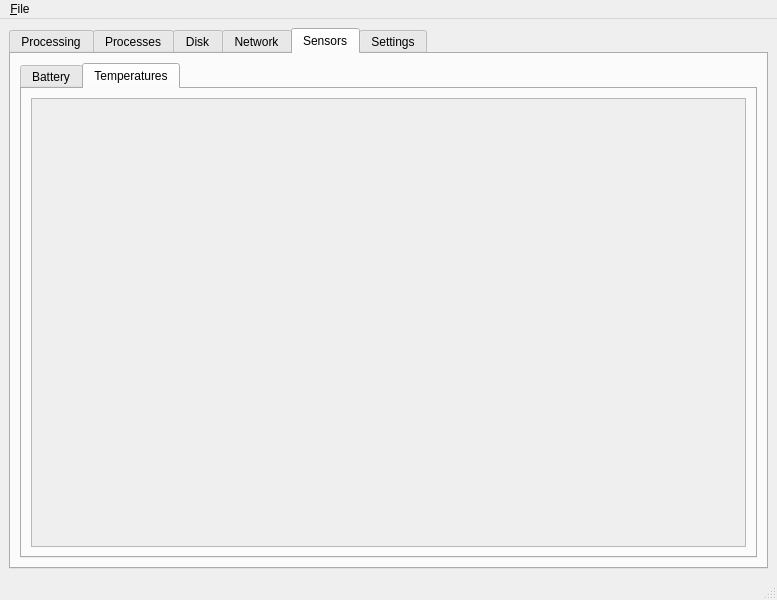
<?xml version="1.0" encoding="UTF-8"?>
<ui version="4.0">
 <class>rsrc</class>
 <widget class="QMainWindow" name="rsrc">
  <property name="geometry">
   <rect>
    <x>0</x>
    <y>0</y>
    <width>777</width>
    <height>600</height>
   </rect>
  </property>
  <property name="windowTitle">
   <string>Hydrogenous Resource Monitor</string>
  </property>
  <widget class="QWidget" name="centralwidget">
   <layout class="QGridLayout" name="gridLayout_2">
    <item row="0" column="2">
     <layout class="QGridLayout" name="gridLayout"/>
    </item>
    <item row="1" column="2">
     <widget class="QTabWidget" name="tabWidget">
      <property name="currentIndex">
       <number>4</number>
      </property>
      <widget class="QWidget" name="processing">
       <attribute name="title">
        <string>Processing</string>
       </attribute>
       <layout class="QGridLayout" name="gridLayout_7">
        <item row="0" column="0">
         <widget class="QScrollArea" name="scrollArea">
          <property name="widgetResizable">
           <bool>true</bool>
          </property>
          <widget class="QWidget" name="scrollAreaWidgetContents">
           <property name="geometry">
            <rect>
             <x>0</x>
             <y>0</y>
             <width>735</width>
             <height>479</height>
            </rect>
           </property>
           <layout class="QGridLayout" name="gridLayout_4">
            <item row="0" column="0">
             <layout class="QGridLayout" name="gridLayout_3">
              <item row="0" column="0">
               <layout class="QGridLayout" name="gridLayout_5">
                <item row="1" column="0">
                 <widget class="QGroupBox" name="swap_box">
                  <property name="minimumSize">
                   <size>
                    <width>200</width>
                    <height>200</height>
                   </size>
                  </property>
                  <property name="title">
                   <string>Swap</string>
                  </property>
                  <layout class="QGridLayout" name="gridLayout_8">
                   <item row="0" column="0">
                    <layout class="QGridLayout" name="swap_percent"/>
                   </item>
                  </layout>
                 </widget>
                </item>
                <item row="0" column="0">
                 <widget class="QGroupBox" name="ram_box">
                  <property name="minimumSize">
                   <size>
                    <width>200</width>
                    <height>200</height>
                   </size>
                  </property>
                  <property name="title">
                   <string>Memory</string>
                  </property>
                  <layout class="QGridLayout" name="gridLayout_10">
                   <item row="0" column="0">
                    <layout class="QGridLayout" name="ram_percent"/>
                   </item>
                  </layout>
                 </widget>
                </item>
               </layout>
              </item>
              <item row="0" column="1">
               <widget class="QGroupBox" name="cpu_box">
                <property name="minimumSize">
                 <size>
                  <width>200</width>
                  <height>200</height>
                 </size>
                </property>
                <property name="title">
                 <string>CPU</string>
                </property>
                <layout class="QGridLayout" name="gridLayout_9">
                 <item row="0" column="0">
                  <layout class="QGridLayout" name="cpu"/>
                 </item>
                </layout>
               </widget>
              </item>
             </layout>
            </item>
           </layout>
          </widget>
         </widget>
        </item>
       </layout>
      </widget>
      <widget class="QWidget" name="processes">
       <attribute name="title">
        <string>Processes</string>
       </attribute>
       <layout class="QGridLayout" name="gridLayout_17">
        <item row="0" column="0">
         <layout class="QGridLayout" name="gridLayout_16">
          <item row="0" column="0">
           <widget class="QTabWidget" name="tabWidget_4">
            <property name="currentIndex">
             <number>0</number>
            </property>
            <widget class="QWidget" name="all">
             <attribute name="title">
              <string>All</string>
             </attribute>
             <layout class="QGridLayout" name="gridLayout_45">
              <item row="0" column="0">
               <layout class="QGridLayout" name="gridLayout_44">
                <item row="1" column="0">
                 <widget class="QPushButton" name="deselect_all">
                  <property name="text">
                   <string>Deselect</string>
                  </property>
                 </widget>
                </item>
                <item row="0" column="0">
                 <widget class="QTableView" name="tasks"/>
                </item>
               </layout>
              </item>
             </layout>
            </widget>
           </widget>
          </item>
         </layout>
        </item>
       </layout>
      </widget>
      <widget class="QWidget" name="disk">
       <attribute name="title">
        <string>Disk</string>
       </attribute>
       <layout class="QGridLayout" name="gridLayout_25">
        <item row="0" column="0">
         <layout class="QGridLayout" name="gridLayout_24">
          <item row="0" column="0">
           <widget class="QTabWidget" name="disk_sub">
            <property name="currentIndex">
             <number>1</number>
            </property>
            <widget class="QWidget" name="info">
             <attribute name="title">
              <string>Info.</string>
             </attribute>
             <layout class="QGridLayout" name="gridLayout_33">
              <item row="0" column="0">
               <widget class="QScrollArea" name="scrollArea_4">
                <property name="widgetResizable">
                 <bool>true</bool>
                </property>
                <widget class="QWidget" name="scrollAreaWidgetContents_4">
                 <property name="geometry">
                  <rect>
                   <x>0</x>
                   <y>0</y>
                   <width>98</width>
                   <height>28</height>
                  </rect>
                 </property>
                 <layout class="QGridLayout" name="gridLayout_30">
                  <item row="0" column="0">
                   <layout class="QGridLayout" name="gridLayout_26"/>
                  </item>
                 </layout>
                </widget>
               </widget>
              </item>
             </layout>
            </widget>
            <widget class="QWidget" name="monitor">
             <attribute name="title">
              <string>Monitor</string>
             </attribute>
             <layout class="QGridLayout" name="gridLayout_31">
              <item row="0" column="0">
               <widget class="QScrollArea" name="scrollArea_3">
                <property name="widgetResizable">
                 <bool>true</bool>
                </property>
                <widget class="QWidget" name="scrollAreaWidgetContents_3">
                 <property name="geometry">
                  <rect>
                   <x>0</x>
                   <y>0</y>
                   <width>711</width>
                   <height>428</height>
                  </rect>
                 </property>
                 <layout class="QGridLayout" name="gridLayout_39">
                  <item row="0" column="0">
                   <layout class="QGridLayout" name="disk_monitor"/>
                  </item>
                 </layout>
                </widget>
               </widget>
              </item>
             </layout>
            </widget>
           </widget>
          </item>
         </layout>
        </item>
       </layout>
      </widget>
      <widget class="QWidget" name="network">
       <attribute name="title">
        <string>Network</string>
       </attribute>
       <layout class="QGridLayout" name="gridLayout_23">
        <item row="0" column="0">
         <layout class="QGridLayout" name="gridLayout_22">
          <item row="0" column="0">
           <widget class="QTabWidget" name="net_sub">
            <property name="currentIndex">
             <number>1</number>
            </property>
            <widget class="QWidget" name="info">
             <attribute name="title">
              <string>Info.</string>
             </attribute>
             <layout class="QGridLayout" name="gridLayout_29">
              <item row="0" column="0">
               <layout class="QGridLayout" name="net_info_grid_t">
                <item row="0" column="0">
                 <widget class="QScrollArea" name="scrollArea_8">
                  <property name="widgetResizable">
                   <bool>true</bool>
                  </property>
                  <widget class="QWidget" name="scrollAreaWidgetContents_8">
                   <property name="geometry">
                    <rect>
                     <x>0</x>
                     <y>0</y>
                     <width>709</width>
                     <height>426</height>
                    </rect>
                   </property>
                   <layout class="QGridLayout" name="gridLayout_21">
                    <item row="0" column="0">
                     <layout class="QGridLayout" name="net_info_grid"/>
                    </item>
                   </layout>
                  </widget>
                 </widget>
                </item>
               </layout>
              </item>
             </layout>
            </widget>
            <widget class="QWidget" name="monitor">
             <attribute name="title">
              <string>Monitor</string>
             </attribute>
             <layout class="QGridLayout" name="gridLayout_27">
              <item row="0" column="0">
               <layout class="QGridLayout" name="network_monitor">
                <item row="0" column="0">
                 <widget class="QScrollArea" name="scrollArea_2">
                  <property name="widgetResizable">
                   <bool>true</bool>
                  </property>
                  <widget class="QWidget" name="scrollAreaWidgetContents_2">
                   <property name="geometry">
                    <rect>
                     <x>0</x>
                     <y>0</y>
                     <width>709</width>
                     <height>426</height>
                    </rect>
                   </property>
                   <layout class="QGridLayout" name="gridLayout_38">
                    <item row="0" column="0">
                     <layout class="QGridLayout" name="net"/>
                    </item>
                   </layout>
                  </widget>
                 </widget>
                </item>
               </layout>
              </item>
             </layout>
            </widget>
           </widget>
          </item>
         </layout>
        </item>
       </layout>
      </widget>
      <widget class="QWidget" name="sensors">
       <attribute name="title">
        <string>Sensors</string>
       </attribute>
       <layout class="QGridLayout" name="gridLayout_15">
        <item row="0" column="0">
         <layout class="QGridLayout" name="gridLayout_14">
          <item row="0" column="0">
           <widget class="QTabWidget" name="sensors_tabs">
            <property name="currentIndex">
             <number>1</number>
            </property>
            <widget class="QWidget" name="battery_sub">
             <attribute name="title">
              <string>Battery</string>
             </attribute>
             <layout class="QGridLayout" name="gridLayout_37">
              <item row="0" column="0">
               <layout class="QGridLayout" name="battery_grid_t">
                <item row="0" column="0">
                 <widget class="QScrollArea" name="scrollArea_7">
                  <property name="widgetResizable">
                   <bool>true</bool>
                  </property>
                  <widget class="QWidget" name="scrollAreaWidgetContents_7">
                   <property name="geometry">
                    <rect>
                     <x>0</x>
                     <y>0</y>
                     <width>709</width>
                     <height>426</height>
                    </rect>
                   </property>
                   <layout class="QGridLayout" name="gridLayout_34">
                    <item row="0" column="0">
                     <layout class="QGridLayout" name="battery_grid"/>
                    </item>
                   </layout>
                  </widget>
                 </widget>
                </item>
               </layout>
              </item>
             </layout>
            </widget>
            <widget class="QWidget" name="temperatures_sub">
             <attribute name="title">
              <string>Temperatures</string>
             </attribute>
             <layout class="QGridLayout" name="gridLayout_20">
              <item row="0" column="0">
               <layout class="QGridLayout" name="gridLayout_18">
                <item row="0" column="0">
                 <widget class="QScrollArea" name="scrollArea_6">
                  <property name="widgetResizable">
                   <bool>true</bool>
                  </property>
                  <widget class="QWidget" name="scrollAreaWidgetContents_6">
                   <property name="geometry">
                    <rect>
                     <x>0</x>
                     <y>0</y>
                     <width>709</width>
                     <height>426</height>
                    </rect>
                   </property>
                   <layout class="QGridLayout" name="gridLayout_32">
                    <item row="0" column="0">
                     <layout class="QGridLayout" name="temperature_grid"/>
                    </item>
                   </layout>
                  </widget>
                 </widget>
                </item>
               </layout>
              </item>
             </layout>
            </widget>
           </widget>
          </item>
         </layout>
        </item>
       </layout>
      </widget>
      <widget class="QWidget" name="settings">
       <attribute name="title">
        <string>Settings</string>
       </attribute>
       <layout class="QGridLayout" name="gridLayout_11">
        <item row="0" column="0">
         <layout class="QGridLayout" name="gridLayout_6">
          <item row="2" column="0">
           <widget class="QPushButton" name="intervalSet">
            <property name="text">
             <string>Set</string>
            </property>
           </widget>
          </item>
          <item row="7" column="0">
           <widget class="QLineEdit" name="lineColor">
            <property name="maximumSize">
             <size>
              <width>125</width>
              <height>16777215</height>
             </size>
            </property>
           </widget>
          </item>
          <item row="0" column="0">
           <widget class="QLabel" name="label">
            <property name="text">
             <string>Interval</string>
            </property>
           </widget>
          </item>
          <item row="2" column="1">
           <spacer name="horizontalSpacer">
            <property name="orientation">
             <enum>Qt::Horizontal</enum>
            </property>
            <property name="sizeHint" stdset="0">
             <size>
              <width>40</width>
              <height>20</height>
             </size>
            </property>
           </spacer>
          </item>
          <item row="8" column="0">
           <widget class="QPushButton" name="setLineColor">
            <property name="text">
             <string>Set</string>
            </property>
           </widget>
          </item>
          <item row="10" column="0">
           <widget class="QLineEdit" name="facecolor">
            <property name="maximumSize">
             <size>
              <width>125</width>
              <height>16777215</height>
             </size>
            </property>
           </widget>
          </item>
          <item row="11" column="0">
           <widget class="QPushButton" name="select_facecolor">
            <property name="text">
             <string>Select</string>
            </property>
           </widget>
          </item>
          <item row="9" column="0">
           <widget class="QLabel" name="label_4">
            <property name="text">
             <string>Background Color</string>
            </property>
           </widget>
          </item>
          <item row="3" column="0">
           <widget class="QLabel" name="label_2">
            <property name="text">
             <string>Graph Size</string>
            </property>
           </widget>
          </item>
          <item row="6" column="0">
           <widget class="QLabel" name="label_3">
            <property name="text">
             <string>Line Color</string>
            </property>
           </widget>
          </item>
          <item row="5" column="0">
           <widget class="QPushButton" name="setGraphSize">
            <property name="text">
             <string>Set</string>
            </property>
           </widget>
          </item>
          <item row="4" column="0">
           <widget class="QSpinBox" name="graphSize">
            <property name="maximum">
             <number>5000</number>
            </property>
            <property name="singleStep">
             <number>1</number>
            </property>
            <property name="value">
             <number>25</number>
            </property>
           </widget>
          </item>
          <item row="1" column="0">
           <widget class="QSpinBox" name="interval">
            <property name="maximum">
             <number>1000000177</number>
            </property>
            <property name="singleStep">
             <number>100</number>
            </property>
            <property name="value">
             <number>2000</number>
            </property>
           </widget>
          </item>
         </layout>
        </item>
       </layout>
      </widget>
     </widget>
    </item>
   </layout>
  </widget>
  <widget class="QMenuBar" name="menubar">
   <property name="geometry">
    <rect>
     <x>0</x>
     <y>0</y>
     <width>777</width>
     <height>22</height>
    </rect>
   </property>
   <widget class="QMenu" name="menu_File">
    <property name="title">
     <string>&amp;File</string>
    </property>
    <addaction name="actionQuit"/>
   </widget>
   <addaction name="menu_File"/>
  </widget>
  <widget class="QStatusBar" name="statusbar"/>
  <action name="actionQuit">
   <property name="text">
    <string>&amp;Quit</string>
   </property>
   <property name="shortcut">
    <string>Ctrl+Q</string>
   </property>
  </action>
 </widget>
 <resources/>
 <connections/>
</ui>
